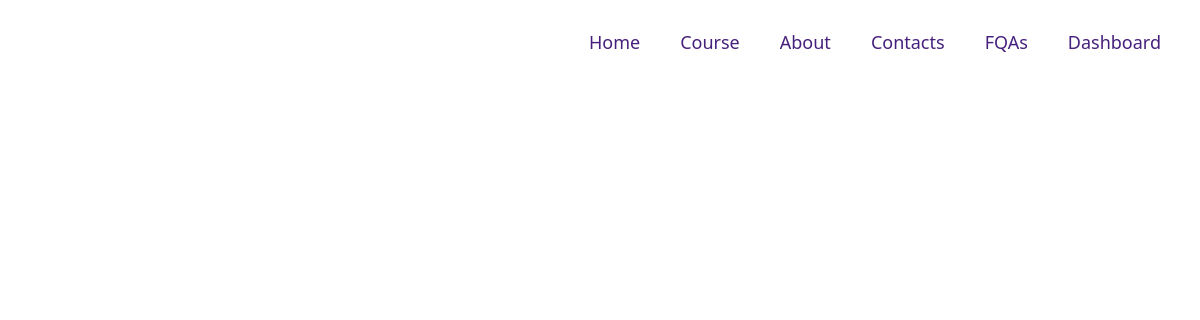
The app's page /grade5, older data.
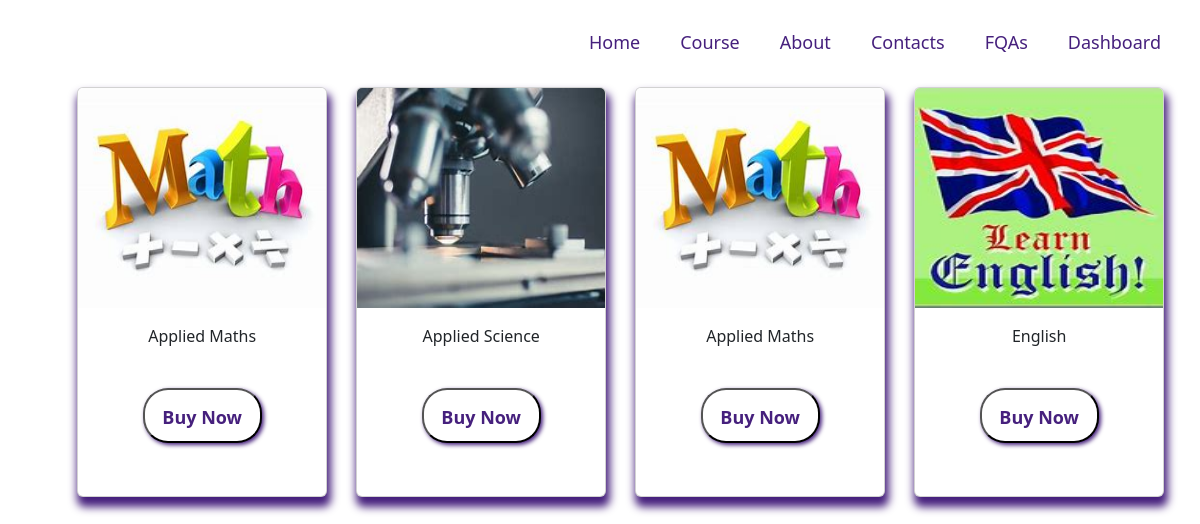
The same page, newer data.
### homepage/models.py (models this page shows)
class GradeFive(models.Model):
    grade=models.CharField(max_length=25 ,null=True)
    title=models.CharField(max_length=25 ,null=True)
    subject=models.CharField(max_length=25 ,null=True)
    profile=models.FileField(null=True,upload_to='homepage/pdfs/')
    course_image=models.ImageField(null=True,upload_to='homepage/covers/')
    date=models.DateTimeField(auto_now=True, null=True)
    CATEGORY_CHOICES=(
        ('Paid','Paid'),
        ('Free','Free'),
    )
    category=models.CharField(max_length=6, choices = CATEGORY_CHOICES ,null=True)

### homepage/views.py (the view)
# urls.py: path('grade5',grade5_course_list, name="grade5_course_list"),
def grade5_course_list(request):
    courses=GradeFive.objects.all()
    return render(request,"grades/fifth/grade5_course_list.html",{ "courses":courses})

### homepage/templates/grades/fifth/grade5_course_list.html (shortened to what this page needs)
{% include 'grades/list.html' %}
<!DOCTYPE html>
<html lang="en">
<head>
</head>
<body>
 </body>
 </html>
</body>
</html>

### homepage/templates/grades/list.html (shortened to what this page needs)
{% include 'navbar.html' %}
<!DOCTYPE html>
<html lang="en">
<head>
    <link href="https://cdn.jsdelivr.net/npm/bootstrap@5.2.2/dist/css/bootstrap.min.css" rel="stylesheet">
</head>
<body>
    {% for course in courses %}
  <div class="container">
    <div class="row " >
        <div class="col-md-3">
            <div class="card body-session">
                {% if course.course_image %}
                <img src="{{ course.course_image.url}}" alt="{{ course.title}}" class="card-img-top">
                {% else %}
                <span class="text-muted">No PDF</span>
                {% endif %}
                <div class="card-body">
                    <div class="card-title ">
                        {{ course.title }}
                    </div>
                    {% if course.category == 'Free' %}
                    <div class="card-text ">
                    {% if course.profile %}
                   <button> <a href="{{ course.profile.url }}" download class="btn-outline-primary" >Read</a></button>
                    {% else %}
                    <span class="text-muted">No PDF</span>
                    {% endif %}
                    </div>
                </div>
                 <div class="card-text">
                        {% if course.profile %}
                     <button>   <a href="{{ course.profile.url }}" download class="btn-outline-sucess" target="_blank">Download</a></button>
                        {% else %}
                        <span class="text-muted">No PDF</span>
                        {% endif %}
                    </div>
                    {% else %}
                    <button class="buy"> <a href="{% url 'login' %}">Buy Now</a></button>
                    {% endif %}
             </div>
        </div>
    </div>
</div>
</div>
{% endfor%}
</body>
</body>
</html>

Row changes from the older to the newer data that the page shows:
added GradeFive: course_image (picture), title "Applied Maths", shows "Buy Now"
added GradeFive: course_image (picture), title "Applied Science", shows "Buy Now"
added GradeFive: course_image (picture), title "Applied Maths", shows "Buy Now"
added GradeFive: course_image (picture), title "English", shows "Buy Now"
